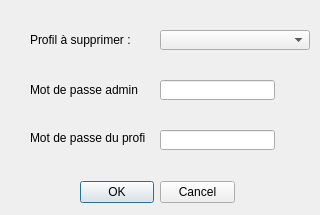
<?xml version="1.0" encoding="UTF-8"?>
<ui version="4.0">
 <class>f_SupprimerProfil</class>
 <widget class="QDialog" name="f_SupprimerProfil">
  <property name="geometry">
   <rect>
    <x>0</x>
    <y>0</y>
    <width>320</width>
    <height>215</height>
   </rect>
  </property>
  <property name="windowTitle">
   <string>Dialog</string>
  </property>
  <property name="windowIcon">
   <iconset resource="../ressources.qrc">
    <normaloff>:/Images/App/icons_simple.png</normaloff>:/Images/App/icons_simple.png</iconset>
  </property>
  <widget class="QLabel" name="Lb_Profil">
   <property name="geometry">
    <rect>
     <x>30</x>
     <y>30</y>
     <width>100</width>
     <height>20</height>
    </rect>
   </property>
   <property name="text">
    <string>Profil à supprimer :</string>
   </property>
  </widget>
  <widget class="QComboBox" name="Cb_Bx_Profil">
   <property name="geometry">
    <rect>
     <x>160</x>
     <y>30</y>
     <width>150</width>
     <height>20</height>
    </rect>
   </property>
  </widget>
  <widget class="QLabel" name="Lb_MDPAdmin">
   <property name="geometry">
    <rect>
     <x>30</x>
     <y>80</y>
     <width>111</width>
     <height>20</height>
    </rect>
   </property>
   <property name="text">
    <string>Mot de passe admin :</string>
   </property>
   <property name="wordWrap">
    <bool>false</bool>
   </property>
  </widget>
  <widget class="QLineEdit" name="LE_MDPAdmin">
   <property name="geometry">
    <rect>
     <x>160</x>
     <y>80</y>
     <width>115</width>
     <height>20</height>
    </rect>
   </property>
  </widget>
  <widget class="QDialogButtonBox" name="Bt_Bx_Valider">
   <property name="geometry">
    <rect>
     <x>80</x>
     <y>180</y>
     <width>155</width>
     <height>25</height>
    </rect>
   </property>
   <property name="standardButtons">
    <set>QDialogButtonBox::Cancel|QDialogButtonBox::Ok</set>
   </property>
  </widget>
  <widget class="QLabel" name="Lb_MdP">
   <property name="geometry">
    <rect>
     <x>30</x>
     <y>130</y>
     <width>115</width>
     <height>15</height>
    </rect>
   </property>
   <property name="text">
    <string>Mot de passe du profil :</string>
   </property>
  </widget>
  <widget class="QLineEdit" name="LE_MdP">
   <property name="geometry">
    <rect>
     <x>160</x>
     <y>130</y>
     <width>115</width>
     <height>20</height>
    </rect>
   </property>
  </widget>
 </widget>
 <resources>
  <include location="../ressources.qrc"/>
 </resources>
 <connections/>
</ui>
